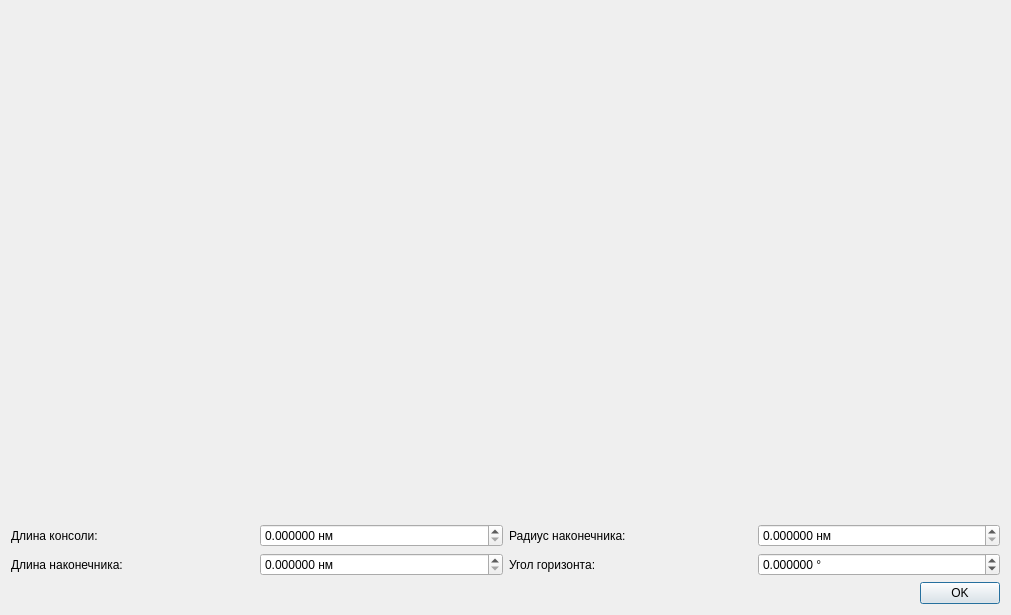
<?xml version="1.0" encoding="UTF-8"?>
<ui version="4.0">
 <class>calibrationdialog</class>
 <widget class="QDialog" name="calibrationdialog">
  <property name="geometry">
   <rect>
    <x>0</x>
    <y>0</y>
    <width>1011</width>
    <height>615</height>
   </rect>
  </property>
  <property name="windowTitle">
   <string>Калибровка</string>
  </property>
  <layout class="QVBoxLayout" name="verticalLayout_5">
   <item>
    <layout class="QVBoxLayout" name="verticalLayout_4">
     <item>
      <layout class="QVBoxLayout" name="verticalLayout_3">
       <item>
        <widget class="QCustomPlot" name="plot" native="true">
         <property name="sizePolicy">
          <sizepolicy hsizetype="Expanding" vsizetype="Expanding">
           <horstretch>0</horstretch>
           <verstretch>0</verstretch>
          </sizepolicy>
         </property>
         <property name="minimumSize">
          <size>
           <width>0</width>
           <height>250</height>
          </size>
         </property>
        </widget>
       </item>
       <item>
        <layout class="QHBoxLayout" name="horizontalLayout_5">
         <item>
          <layout class="QVBoxLayout" name="verticalLayout">
           <item>
            <layout class="QHBoxLayout" name="horizontalLayout">
             <item>
              <widget class="QLabel" name="label">
               <property name="text">
                <string>Длина консоли:</string>
               </property>
              </widget>
             </item>
             <item>
              <widget class="QDoubleSpinBox" name="tipLengthSpinBox">
               <property name="suffix">
                <string> нм</string>
               </property>
               <property name="decimals">
                <number>6</number>
               </property>
               <property name="maximum">
                <double>999999999999.000000000000000</double>
               </property>
              </widget>
             </item>
            </layout>
           </item>
           <item>
            <layout class="QHBoxLayout" name="horizontalLayout_2">
             <item>
              <widget class="QLabel" name="label_8">
               <property name="text">
                <string>Длина наконечника:</string>
               </property>
              </widget>
             </item>
             <item>
              <widget class="QDoubleSpinBox" name="headLengthSpinBox">
               <property name="wrapping">
                <bool>false</bool>
               </property>
               <property name="suffix">
                <string> нм</string>
               </property>
               <property name="decimals">
                <number>6</number>
               </property>
               <property name="maximum">
                <double>9999999999999.000000000000000</double>
               </property>
              </widget>
             </item>
            </layout>
           </item>
          </layout>
         </item>
         <item>
          <layout class="QVBoxLayout" name="verticalLayout_2">
           <item>
            <layout class="QHBoxLayout" name="horizontalLayout_3">
             <item>
              <widget class="QLabel" name="label_6">
               <property name="text">
                <string>Радиус наконечника:</string>
               </property>
              </widget>
             </item>
             <item>
              <widget class="QDoubleSpinBox" name="headRadiusSpinBox">
               <property name="suffix">
                <string> нм</string>
               </property>
               <property name="decimals">
                <number>6</number>
               </property>
               <property name="maximum">
                <double>9999999999.000000000000000</double>
               </property>
              </widget>
             </item>
            </layout>
           </item>
           <item>
            <layout class="QHBoxLayout" name="horizontalLayout_4">
             <item>
              <widget class="QLabel" name="label_5">
               <property name="text">
                <string>Угол горизонта:</string>
               </property>
              </widget>
             </item>
             <item>
              <widget class="QDoubleSpinBox" name="headHorizonAngleSpinBox">
               <property name="suffix">
                <string> °</string>
               </property>
               <property name="decimals">
                <number>6</number>
               </property>
               <property name="minimum">
                <double>-100.000000000000000</double>
               </property>
               <property name="maximum">
                <double>100.000000000000000</double>
               </property>
              </widget>
             </item>
            </layout>
           </item>
          </layout>
         </item>
        </layout>
       </item>
      </layout>
     </item>
     <item>
      <widget class="QDialogButtonBox" name="buttonBox">
       <property name="orientation">
        <enum>Qt::Horizontal</enum>
       </property>
       <property name="standardButtons">
        <set>QDialogButtonBox::Ok</set>
       </property>
      </widget>
     </item>
    </layout>
   </item>
  </layout>
 </widget>
 <customwidgets>
  <customwidget>
   <class>QCustomPlot</class>
   <extends>QWidget</extends>
   <header location="global">../qcustomplot/qcustomplot.h</header>
   <container>1</container>
  </customwidget>
 </customwidgets>
 <resources/>
 <connections>
  <connection>
   <sender>buttonBox</sender>
   <signal>accepted()</signal>
   <receiver>calibrationdialog</receiver>
   <slot>accept()</slot>
   <hints>
    <hint type="sourcelabel">
     <x>248</x>
     <y>254</y>
    </hint>
    <hint type="destinationlabel">
     <x>157</x>
     <y>274</y>
    </hint>
   </hints>
  </connection>
  <connection>
   <sender>buttonBox</sender>
   <signal>rejected()</signal>
   <receiver>calibrationdialog</receiver>
   <slot>reject()</slot>
   <hints>
    <hint type="sourcelabel">
     <x>316</x>
     <y>260</y>
    </hint>
    <hint type="destinationlabel">
     <x>286</x>
     <y>274</y>
    </hint>
   </hints>
  </connection>
 </connections>
</ui>
